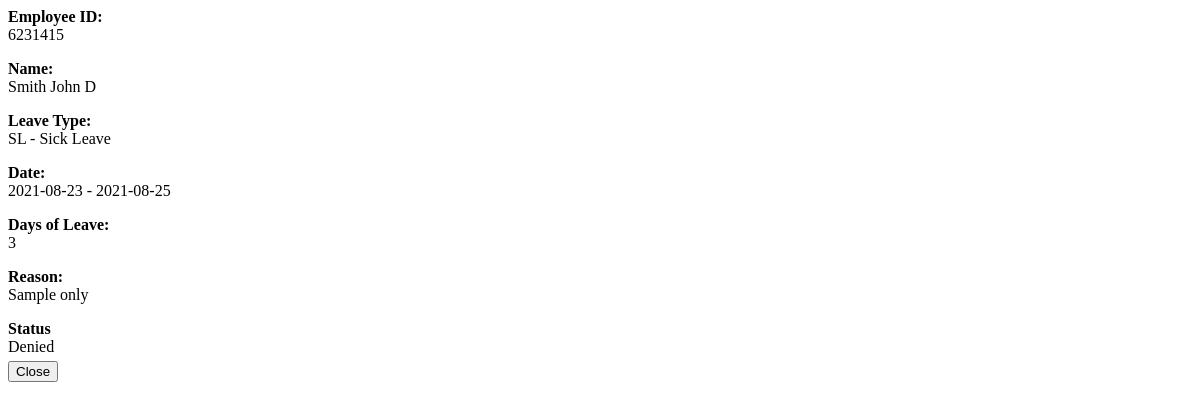
The page /admin/leave_applications/view_application.php?id=1 on the database as committed earlier.
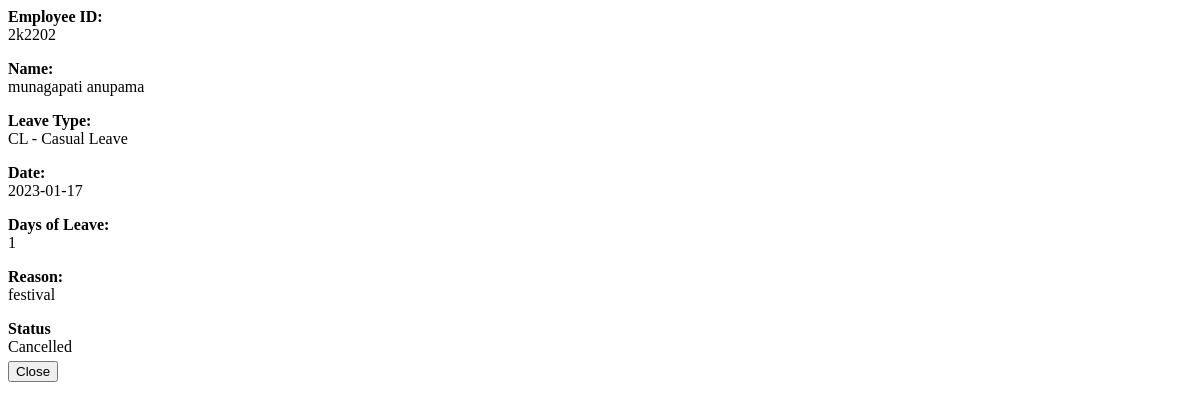
The same page on the database as committed later.
### tables this page shows
CREATE TABLE `employee_meta` (
  `user_id` int(30) NOT NULL,
  `meta_field` text NOT NULL,
  `meta_value` text NOT NULL,
  `date_created` datetime NOT NULL DEFAULT current_timestamp()
);

### classes/DBConnection.php (called while the page is built, shortened)
<?php
class DBConnection{
    private $host = DB_SERVER;
    private $username = DB_USERNAME;
    private $password = DB_PASSWORD;
    private $database = DB_NAME;
    public $conn;
    public function __construct(){
        if (!isset($this->conn)) {
            $this->conn = new mysqli($this->host, $this->username, $this->password, $this->database);
        }
    }
}
?>

### classes/SystemSettings.php (called while the page is built, shortened)
<?php
class SystemSettings extends DBConnection{
	function userdata($field = ''){
		if(!empty($field)){
			if(isset($_SESSION['userdata'][$field]))
				return $_SESSION['userdata'][$field];
			else
				return null;
		}else{
			return false;
		}
	}
}
$_settings = new SystemSettings();
?>

### admin/leave_applications/view_application.php (the view, shortened to what this page needs)
<?php
require_once('../../config.php');
if(isset($_GET['id']) && $_GET['id'] > 0){
    $lt_qry = $conn->query("SELECT meta_value FROM `employee_meta` where user_id = '{$user_id}' and meta_field = 'employee_id' ");
    $employee_id = ($lt_qry->num_rows > 0) ? $lt_qry->fetch_array()['meta_value'] : "N/A";
}
?>
<div class="container-fluid">
    <?php if($_settings->userdata('type') != 3): ?>
    <p class="m-0"><b>Employee ID: </b> <br><span class="mx-2"><?php echo $employee_id ?></span></p>
    <p class="m-0"><b>Name: </b> <br><span class="mx-2"><?php echo $name ?></span></p>
    <?php endif; ?>
    <p class="m-0"><b>Leave Type: </b> <br><span class="mx-2"><?php echo $code.' - '.$lname ?></span></p>
    <p class="m-0"><b>Date: </b> <br><span class="mx-2">
    <?php
        if($date_start == $date_end){
            echo date("Y-m-d", strtotime($date_start));
        }else{
            echo date("Y-m-d", strtotime($date_start)).' - '.date("Y-m-d", strtotime($date_end));
        }
    ?>
    </span></p>
    <p class="m-0"><b>Days of Leave: </b> <br><span class="mx-2"><?php echo $leave_days ?></span></p>
    <p class="m-0"><b>Reason: </b><br><span class="mx-2"><?php echo $reason ?></span></p>
    <p><b>Status</b><br>
    <?php if($status == 1): ?>
        <span class="badge badge-success mx-2">Approved</span>
    <?php elseif($status == 2): ?>
        <span class="badge badge-danger mx-2">Denied</span>
    <?php elseif($status == 3): ?>
        <span class="badge badge-danger mx-2">Cancelled</span>
    <?php else: ?>
        <span class="badge badge-primary mx-2">Pending</span>
    <?php endif; ?>
    </p>
    <div class="w-100 d-flex justify-content-end mb-2">
        <button class="btn btn-flat btn-sm btn-default bg-black" data-dismiss="modal"><i class="fa fa-times"></i> Close</button>
    </div>
</div>

### admin/leave_applications/view_application.php (style rules this page uses)
p,label { margin-bottom:5px; }

Rows that differ between the two databases and show on the page:
removed employee_meta: meta_value "6231415"
added employee_meta: meta_value "2k2202"
Other text that changed with them:
$name: "Smith John D" → "munagapati anupama"
$code: "SL" → "CL"
$lname: "Sick Leave" → "Casual Leave"
date("Y-m-d", strtotime($date_start)): (not shown) → "2023-01-17"
$leave_days: "3" → "1"
$reason: "Sample only" → "festival"
date("Y-m-d", strtotime($date_start)): "2021-08-23" → (not shown)
date("Y-m-d", strtotime($date_end)): "2021-08-25" → (not shown)
text no longer shown: "- Denied"
text now shown: "Cancelled"
